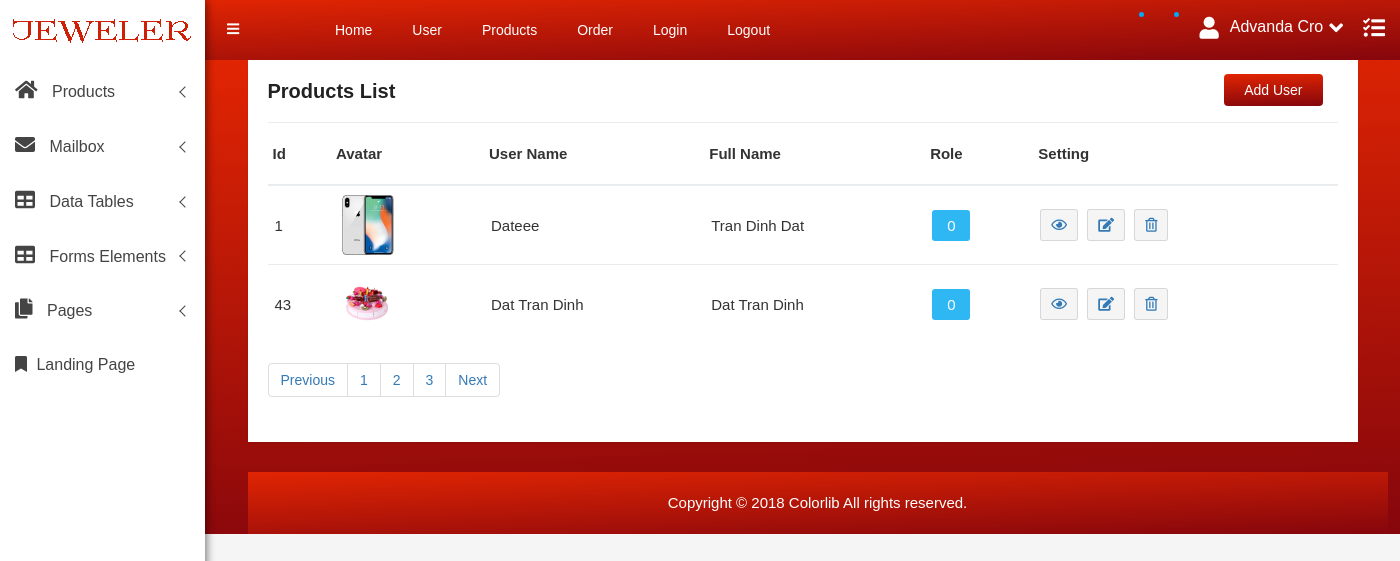
The app's page /admin/?controller=UserController&action=list (signed in) with its own data.
### tables this page shows
CREATE TABLE `user` (
  `id` int(11) NOT NULL,
  `name` varchar(50) NOT NULL,
  `password` varchar(60) NOT NULL,
  `email` varchar(100) NOT NULL,
  `avatar` varchar(100) NOT NULL,
  `fullname` varchar(100) NOT NULL,
  `role` bit(1) NOT NULL
);

### admin/index.php (called while the page is built, shortened)
<?php
require  './Data/DatabaseUtil.php';
require  './Data/UserDao.php';
$controller = filter_input(INPUT_GET, 'controller');
include './Controllers/' . $controller . '.php';

### admin/Data/UserDao.php (called while the page is built, shortened)
<?php
class UserDao
{
    var $dbu;
    public function __construct() {
        $this->dbu = new DatabaseUtil();
        $this->dbu->Open();
    }
    public function Find()
    {
        $sql = "select * from user";
        $users = $this->dbu->Query($sql, array());
        return $users;
    }
}

### admin/Data/DatabaseUtil.php (called while the page is built, shortened)
<?php
class DatabaseUtil
{
    var $db = null;
    var $server = null;
    var $databaseName = null;
    var $username = null;
    var $password = null;
    public function __construct($server="localhost", $databaseName = "demophp2",
             $username = "root", $password= "") {
        $this->databaseName = $databaseName;
        $this->server = $server;
        $this->username = $username;
        $this->password = $password;
    }
    public function Open()
    {
        $dns = "mysql:host=$this->server;dbname=$this->databaseName;charset=utf8";
        $options = array(PDO::ATTR_ERRMODE => PDO::ERRMODE_EXCEPTION);
        $this->db = new PDO($dns, $this->username, $this->password, $options);
        return $this->db;
    }
    public function Query($query, $args, $queryOne = false)
    {
        $statement = $this->db->prepare($query);
        $statement->execute();
        if ($queryOne)
            $results = $statement->fetch();
        else
            $results = $statement->fetchAll();
        return $results;
    }
}

### admin/Views/Users/list.php (the view, shortened to what this page needs)
<?php include "./Views/Common/header.php" ?>
<div class="container">
          <div class="col-lg-12 col-md-12 col-sm-12 col-xs-12">
            <div class="product-status-wrap">
                <h4>Products List</h4>
                <div class="add-product">
                    <a href="?controller=UserController&action=add">Add User</a>
                </div>
                <table>
                    <tbody><tr>
                        <th>Id</th>
                        <th>Avatar</th>
                        <th>User Name</th>
                        <th>Full Name</th>
                        <th>Role</th>
                        <th>Setting</th>
                    </tr>
  <?php
  foreach ($users as $user) :
  ?>
                    <tr>
                        <td><?= $user['id'] ?></td>
                        <td> <img  src="images/<?= $user['avatar'] ?>" alt=""></td>
                        <td><?= $user['name'] ?></td>
                        <td><?= $user['fullname'] ?></td>
                        <td>
                            <button class="ps-setting"><?= $user['role'] ?></button>
                        </td>
                        <td>
                            <button data-toggle="tooltip" title="" class="pd-setting-ed" data-original-title="View"><a href="?controller=UserController&action=view&id=<?= $user['id'] ?>"><i class="far fa-eye"></i></a></button>
                            <button data-toggle="tooltip" title="" class="pd-setting-ed" data-original-title="Edit"><a href="?controller=UserController&action=edit&id=<?= $user['id'] ?>"><i class="fas fa-edit"></i></a></button>
                            <button data-toggle="tooltip" title="" class="pd-setting-ed" data-original-title="Trash"><a href="?controller=UserController&action=delete&id=<?= $user['id'] ?>"><i class="far fa-trash-alt"></i></a></button>
                        </td>
                    </tr>
  <?php
    endforeach;
  ?>
                </tbody></table>
                <div class="custom-pagination">
                    <nav aria-label="Page navigation example">
                        <ul class="pagination">
                            <li class="page-item"><a class="page-link" href="#">Previous</a></li>
                            <li class="page-item"><a class="page-link" href="#">1</a></li>
                            <li class="page-item"><a class="page-link" href="#">2</a></li>
                            <li class="page-item"><a class="page-link" href="#">3</a></li>
                            <li class="page-item"><a class="page-link" href="#">Next</a></li>
                        </ul>
                    </nav>
                </div>
            </div>
        </div>
<?php include "./Views/Common/footer.php" ?>

### public/admin/style.css (style rules this page uses)
html, body { height: 100%; font-family: 'Play', sans-serif;font-weight:400;background:#f5f5f5; }
img { max-width:100%;height:auto }
h1, h2, h3, h4, h5, h6 { margin: 0 0 10px; font-weight:700; }
ul { list-style: outside none none; margin: 0; padding: 0 }
.product-sales-chart, .analytics-info-cs, .tranffic-als-inner, .analytics-rounded, .single-new-trend, .personal-info-wrap, .author-widgets-single, .calender-inner, .product-status-wrap, .review-tab-pro-inner, .income-dashone-total, .analytics-adminpro-wrap, .analytics-sparkle-line, .analysis-progrebar, .sparkline8-list, .sparkline9-list, .sparkline7-list, .sparkline10-list, .sparkline12-list, .sparkline13-list, .sparkline14-list, .sparkline13-list, .sparkline11-list, .x-editable-list, .code-editor-single, .blog-details-inner, .charts-single-pro, .about-sparkline, .sparkline-list, .button-ad-wrap, .tab-content-details, .sparkline16-list, .sparkline15-list, .tinymce-single { padding:20px; background:#fff; -webkit-box-shadow: 0px 1px 2px 0px rgba(0, 0, 0, 0.1); box-shadow: 0px 1px 2px 0px rgba(0, 0, 0, 0.1); }
.add-product a { float: right; position: absolute; top: 14px; right: 50px; background: -webkit-linear-gradient(178deg, #e12503 0%, #85060c 100%); background: linear-gradient(178deg, #e12503 0%, #85060c 100%); padding: 6px 20px; color: #fff; border-radius: 4px; }
.product-status-wrap h4 { font-size: 20px; color: #222; margin-bottom: 20px; }
.product-status-wrap table { width: 100%; }
.product-status-wrap table th { padding: 20px 5px; vertical-align: top; border-top: 1px solid #e9ecef; }
.product-status-wrap table th { vertical-align: bottom; border-bottom: 2px solid #e9ecef; }
.product-status-wrap th, .product-status-wrap td { padding: 10px; text-align: left; font-size: 15px; }
.product-status-wrap table td { padding: 9px 7px; border-top: 1px solid #e9ecef; }
.product-status-wrap img { width: 60px; }
.product-status-wrap .ps-setting { border: none; color: #fff; padding: 5px 15px; font-size: 15px; background: #2eb7f3; border-radius: 3px; }
.sales-report-stn-his button.product-btn-history, button.pd-setting-ed { padding: 5px 10px; font-size: 14px; border-radius: 3px; border: 1px solid rgba(0,0,0,.12); background: #f5f5f5; }
button.pd-setting-ed { display: inline-block; margin-right: 5px; }

### public/admin/css/main.css (style rules this page uses)
html { color: #222; font-size: 1em; line-height: 1.4; }
audio, canvas, iframe, img, svg, video { vertical-align: middle; }

### records on screen
user: id "1", avatar (picture), name "Dateee", fullname "Tran Dinh Dat", role "0"
user: id "43", avatar (picture), name "Dat Tran Dinh", fullname "Dat Tran Dinh", role "0"
